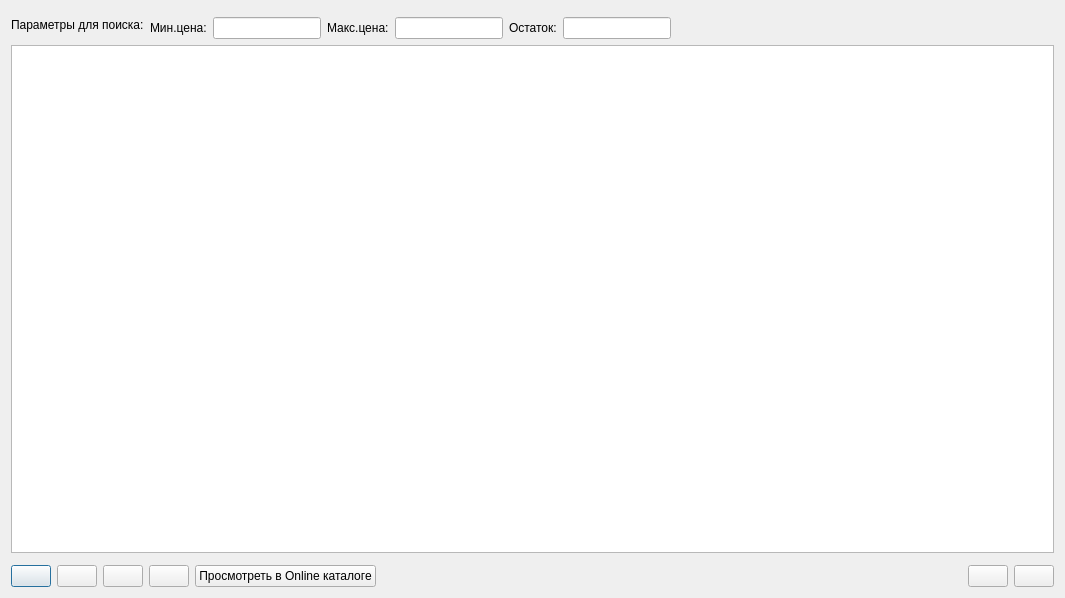
<?xml version="1.0" encoding="UTF-8"?>
<ui version="4.0">
 <class>dialog</class>
 <widget class="Dialog" name="dialog">
  <property name="geometry">
   <rect>
    <x>0</x>
    <y>0</y>
    <width>1065</width>
    <height>598</height>
   </rect>
  </property>
  <property name="sizePolicy">
   <sizepolicy hsizetype="Preferred" vsizetype="Fixed">
    <horstretch>0</horstretch>
    <verstretch>0</verstretch>
   </sizepolicy>
  </property>
  <property name="name" stdset="0">
   <string>vw_прайс</string>
  </property>
  <property name="caption" stdset="0">
   <string>Все прайсы с ценами для поставки по заказу</string>
  </property>
  <layout class="QVBoxLayout" name="vbxLayout">
   <item>
    <layout class="QHBoxLayout">
     <item>
      <widget class="QLabel" name="label">
       <property name="sizePolicy">
        <sizepolicy hsizetype="Fixed" vsizetype="Fixed">
         <horstretch>0</horstretch>
         <verstretch>0</verstretch>
        </sizepolicy>
       </property>
       <property name="text">
        <string>Параметры для поиска:</string>
       </property>
      </widget>
     </item>
     <item>
      <layout class="QVBoxLayout" name="verticalLayout">
       <item>
        <widget class="SearchParameters" name="searchParameters"/>
       </item>
       <item>
        <layout class="QHBoxLayout" name="horizontalLayout">
         <item>
          <widget class="QLabel" name="label_2">
           <property name="sizePolicy">
            <sizepolicy hsizetype="Fixed" vsizetype="Fixed">
             <horstretch>0</horstretch>
             <verstretch>0</verstretch>
            </sizepolicy>
           </property>
           <property name="text">
            <string>Мин.цена:</string>
           </property>
          </widget>
         </item>
         <item>
          <widget class="QLineEdit" name="lineEditMinPrice">
           <property name="enabled">
            <bool>true</bool>
           </property>
           <property name="sizePolicy">
            <sizepolicy hsizetype="Preferred" vsizetype="Fixed">
             <horstretch>0</horstretch>
             <verstretch>0</verstretch>
            </sizepolicy>
           </property>
           <property name="inputMask">
            <string/>
           </property>
           <property name="alignment">
            <set>Qt::AlignRight|Qt::AlignTrailing|Qt::AlignVCenter</set>
           </property>
          </widget>
         </item>
         <item>
          <widget class="QLabel" name="label_3">
           <property name="text">
            <string>Макс.цена:</string>
           </property>
          </widget>
         </item>
         <item>
          <widget class="QLineEdit" name="lineEditMaxPrice">
           <property name="sizePolicy">
            <sizepolicy hsizetype="Preferred" vsizetype="Fixed">
             <horstretch>0</horstretch>
             <verstretch>0</verstretch>
            </sizepolicy>
           </property>
           <property name="inputMask">
            <string/>
           </property>
           <property name="alignment">
            <set>Qt::AlignRight|Qt::AlignTrailing|Qt::AlignVCenter</set>
           </property>
          </widget>
         </item>
         <item>
          <widget class="QLabel" name="label_6">
           <property name="text">
            <string>Остаток:</string>
           </property>
          </widget>
         </item>
         <item>
          <widget class="QLineEdit" name="lineEditOstatok">
           <property name="sizePolicy">
            <sizepolicy hsizetype="Preferred" vsizetype="Fixed">
             <horstretch>0</horstretch>
             <verstretch>0</verstretch>
            </sizepolicy>
           </property>
          </widget>
         </item>
         <item>
          <spacer name="horizontalSpacer_3">
           <property name="orientation">
            <enum>Qt::Horizontal</enum>
           </property>
           <property name="sizeHint" stdset="0">
            <size>
             <width>40</width>
             <height>20</height>
            </size>
           </property>
          </spacer>
         </item>
        </layout>
       </item>
      </layout>
     </item>
    </layout>
   </item>
   <item>
    <layout class="QVBoxLayout" name="tableLayout">
     <item>
      <widget class="TableView" name="tableView">
       <property name="geometry">
        <rect>
         <x>0</x>
         <y>0</y>
         <width>640</width>
         <height>480</height>
        </rect>
       </property>
      </widget>
     </item>
     <item>
      <widget class="Picture" name="picture"/>
     </item>
    </layout>
   </item>
   <item>
    <layout class="QHBoxLayout" name="cmdButtonLayout">
     <item>
      <widget class="QPushButton" name="buttonAdd">
       <property name="text">
        <string/>
       </property>
       <property name="icon">
        <iconset>
         <normaloff>:buttonAdd</normaloff>
         <normalon>:buttonAdd</normalon>
         <activeoff>:buttonAdd</activeoff>
         <activeon>:buttonAdd</activeon>
         <selectedoff>:buttonAdd</selectedoff>
         <selectedon>:buttonAdd</selectedon>:buttonAdd</iconset>
       </property>
      </widget>
     </item>
     <item>
      <widget class="QPushButton" name="buttonDelete">
       <property name="text">
        <string/>
       </property>
       <property name="icon">
        <iconset>
         <normaloff>:buttonDelete</normaloff>
         <normalon>:buttonDelete</normalon>
         <activeoff>:buttonDelete</activeoff>
         <activeon>:buttonDelete</activeon>
         <selectedoff>:buttonDelete</selectedoff>
         <selectedon>:buttonDelete</selectedon>:buttonDelete</iconset>
       </property>
      </widget>
     </item>
     <item>
      <widget class="QPushButton" name="buttonRequery">
       <property name="text">
        <string/>
       </property>
       <property name="icon">
        <iconset>
         <normaloff>:buttonRequery</normaloff>
         <normalon>:buttonRequery</normalon>
         <activeoff>:buttonRequery</activeoff>
         <activeon>:buttonRequery</activeon>
         <selectedoff>:buttonRequery</selectedoff>
         <selectedon>:buttonRequery</selectedon>:buttonRequery</iconset>
       </property>
      </widget>
     </item>
     <item>
      <widget class="QPushButton" name="buttonPrint">
       <property name="enabled">
        <bool>true</bool>
       </property>
       <property name="text">
        <string/>
       </property>
       <property name="icon">
        <iconset>
         <normaloff>:buttonPrint</normaloff>
         <normalon>:buttonPrint</normalon>
         <activeoff>:buttonPrint</activeoff>
         <activeon>:buttonPrint</activeon>
         <selectedoff>:buttonPrint</selectedoff>
         <selectedon>:buttonPrint</selectedon>:buttonPrint</iconset>
       </property>
      </widget>
     </item>
     <item>
      <widget class="QPushButton" name="buttonCatalog">
       <property name="text">
        <string>Просмотреть в Online каталоге</string>
       </property>
      </widget>
     </item>
     <item>
      <spacer name="horizontalSpacer">
       <property name="orientation">
        <enum>Qt::Horizontal</enum>
       </property>
       <property name="sizeHint" stdset="0">
        <size>
         <width>40</width>
         <height>20</height>
        </size>
       </property>
      </spacer>
     </item>
     <item>
      <widget class="QPushButton" name="buttonOk">
       <property name="text">
        <string/>
       </property>
       <property name="icon">
        <iconset>
         <normaloff>:buttonOk</normaloff>
         <normalon>:buttonOk</normalon>
         <activeoff>:buttonOk</activeoff>
         <activeon>:buttonOk</activeon>
         <selectedoff>:buttonOk</selectedoff>
         <selectedon>:buttonOk</selectedon>:buttonOk</iconset>
       </property>
      </widget>
     </item>
     <item>
      <widget class="QPushButton" name="buttonCancel">
       <property name="text">
        <string/>
       </property>
       <property name="icon">
        <iconset>
         <normaloff>:buttonCancel</normaloff>
         <normalon>:buttonCancel</normalon>
         <activeoff>:buttonCancel</activeoff>
         <activeon>:buttonCancel</activeon>
         <selectedoff>:buttonCancel</selectedoff>
         <selectedon>:buttonCancel</selectedon>:buttonCancel</iconset>
       </property>
      </widget>
     </item>
    </layout>
   </item>
  </layout>
 </widget>
 <customwidgets>
  <customwidget>
   <class>Dialog</class>
   <extends>QDialog</extends>
   <header>dialog.h</header>
   <container>1</container>
  </customwidget>
  <customwidget>
   <class>Picture</class>
   <extends>QFrame</extends>
   <header>picture.h</header>
   <container>1</container>
  </customwidget>
  <customwidget>
   <class>TableView</class>
   <extends>QTableView</extends>
   <header>tableview.h</header>
   <addpagemethod>addPage</addpagemethod>
   <container>1</container>
  </customwidget>
  <customwidget>
   <class>SearchParameters</class>
   <extends>QFrame</extends>
   <header>searchparameters.h</header>
   <container>1</container>
  </customwidget>
 </customwidgets>
 <tabstops>
  <tabstop>lineEditMinPrice</tabstop>
  <tabstop>lineEditMaxPrice</tabstop>
  <tabstop>lineEditOstatok</tabstop>
  <tabstop>buttonAdd</tabstop>
  <tabstop>buttonDelete</tabstop>
  <tabstop>buttonRequery</tabstop>
  <tabstop>buttonPrint</tabstop>
  <tabstop>buttonCatalog</tabstop>
  <tabstop>buttonOk</tabstop>
  <tabstop>buttonCancel</tabstop>
 </tabstops>
 <resources>
  <include location="../../../resources.qrc"/>
 </resources>
 <connections/>
</ui>
